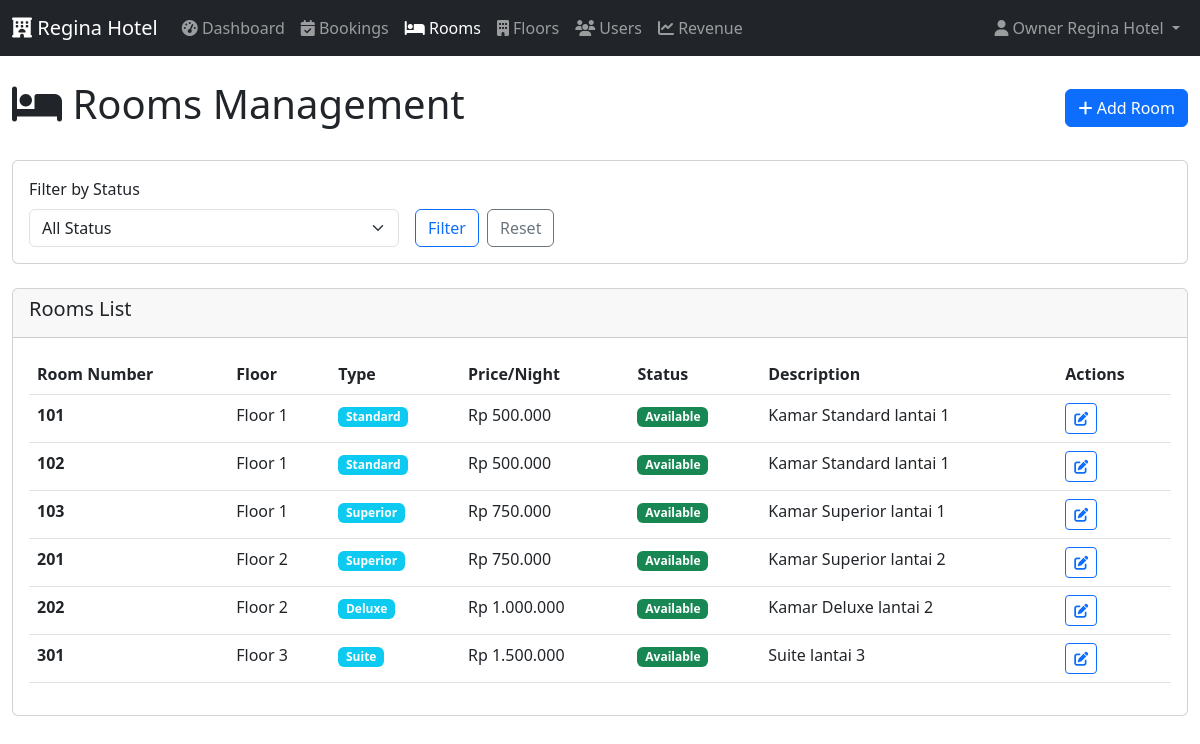
/rooms.php (signed in), run on the app's committed database.
### tables this page shows
CREATE TABLE `rooms` (
  `id` int(11) NOT NULL AUTO_INCREMENT,
  `room_number` varchar(10) NOT NULL UNIQUE,
  `type_id` int(11) NOT NULL,
  `floor_id` int(11) NOT NULL,
  `status` enum('Available','Occupied','OutOfService') DEFAULT 'Available',
  `description` text DEFAULT NULL,
  `features` text DEFAULT NULL,
  PRIMARY KEY (`id`),
  FOREIGN KEY (`type_id`) REFERENCES `room_types`(`id`),
  FOREIGN KEY (`floor_id`) REFERENCES `floors`(`id`)
);

CREATE TABLE `floors` (
  `id` int(11) NOT NULL AUTO_INCREMENT,
  `floor_number` int(11) NOT NULL UNIQUE,
  `total_rooms` int(11) DEFAULT 0,
  PRIMARY KEY (`id`)
);

CREATE TABLE `room_types` (
  `id` int(11) NOT NULL AUTO_INCREMENT,
  `type_name` varchar(50) NOT NULL UNIQUE,
  `price` decimal(10,2) NOT NULL,
  PRIMARY KEY (`id`)
);

### app/controllers/RoomController.php (called while the page is built, shortened)
<?php
class RoomController {
    private $roomModel;
    public function __construct() {
        $this->roomModel = new Room();
    }
    public function index() {
        $status = $_GET['status'] ?? '';
        $rooms = $this->roomModel->getAll($status);
        include APP_PATH . '/views/rooms/index.php';
    }
}

### app/helpers/SessionManager.php (called while the page is built, shortened)
<?php
class SessionManager {
    public static function isLoggedIn() {
        return isset($_SESSION['user_id']);
    }
    public static function getUserRole() {
        return $_SESSION['role_name'] ?? null;
    }
}

### config/config.php (called while the page is built, shortened)
<?php
require_once APP_PATH . '/helpers/SessionManager.php';
spl_autoload_register(function ($class) {
    $paths = [
        APP_PATH . '/controllers/',
        APP_PATH . '/models/',
        APP_PATH . '/helpers/',
        CONFIG_PATH . '/',
        INCLUDES_PATH . '/'
    ];
    foreach ($paths as $path) {
        $file = $path . $class . '.php';
        if (file_exists($file)) {
            return;
        }
    }
});
require_once CONFIG_PATH . '/database.php';
function isLoggedIn() {
    return SessionManager::isLoggedIn();
}
function hasPermission($allowed_roles) {
    return in_array(SessionManager::getUserRole(), $allowed_roles);
}
function formatCurrency($amount) {
    return 'Rp ' . number_format($amount, 0, ',', '.');
}

### config/database.php (called while the page is built, shortened)
<?php
class Database {
    private static $instance = null;
    private $host = 'localhost';
    private $database = 'regina_hotel';
    private $username = 'hotel_admin';
    private $password = 'passwordku123';
    private $charset = 'utf8mb4';
    private $pdo;
    private function __construct() {
        $dsn = "mysql:host={$this->host};dbname={$this->database};charset={$this->charset}";
        $options = [
            PDO::ATTR_ERRMODE            => PDO::ERRMODE_EXCEPTION,
            PDO::ATTR_DEFAULT_FETCH_MODE => PDO::FETCH_ASSOC,
            PDO::ATTR_EMULATE_PREPARES   => false,
        ];
        try {
            $this->pdo = new PDO($dsn, $this->username, $this->password, $options);
        } catch (PDOException $e) {
            error_log("Database connection error: " . $e->getMessage());
            throw new PDOException("Database connection failed. Please try again later.");
        }
    }
    public static function getInstance() {
        if (self::$instance === null) {
            self::$instance = new self();
        }
        return self::$instance;
    }
    public function query($sql, $params = []) {
        try {
            $stmt = $this->pdo->prepare($sql);
            $stmt->execute($params);
            return $stmt;
        } catch (PDOException $e) {
            error_log("Query error: " . $e->getMessage() . " SQL: " . $sql);
            throw $e;
        }
    }
    public function fetchAll($sql, $params = []) {
        $stmt = $this->query($sql, $params);
        return $stmt->fetchAll();
    }
}

### app/models/Room.php (called while the page is built, shortened)
<?php
class Room
{
    private $db;
    public function __construct()
    {
        $this->db = Database::getInstance();
    }
    public function getAll($status = null)
    {
        $sql = "SELECT r.*, rt.type_name, rt.price,
                       f.floor_number
                FROM rooms r
                JOIN room_types rt ON r.type_id = rt.id
                JOIN floors f ON r.floor_id = f.id";
        $params = [];
        $sql .= " ORDER BY r.room_number ASC";
        return $this->db->fetchAll($sql, $params);
    }
}

### app/views/rooms/index.php (the view, shortened to what this page needs)
<?php
include INCLUDES_PATH . '/header.php';
?>
<div class="row">
    <div class="col-md-12">
        <div class="d-flex justify-content-between align-items-center mb-4">
            <h1><i class="fas fa-bed"></i> Rooms Management</h1>
            <?php if (hasPermission(['Owner', 'Admin'])): ?>
                <a href="rooms.php?action=add" class="btn btn-primary">
                    <i class="fas fa-plus"></i> Add Room
                </a>
            <?php endif; ?>
        </div>
    </div>
</div>
<div class="row mb-4">
    <div class="col-md-12">
        <div class="card">
            <div class="card-body">
                <form method="GET" class="row g-3">
                    <div class="col-md-4">
                        <label for="status" class="form-label">Filter by Status</label>
                        <select name="status" id="status" class="form-select auto-submit">
                            <option value="">All Status</option>
                        </select>
                    </div>
                    <div class="col-md-8 d-flex align-items-end">
                        <button type="submit" class="btn btn-outline-primary me-2">Filter</button>
                        <a href="rooms.php" class="btn btn-outline-secondary">Reset</a>
                    </div>
                </form>
            </div>
        </div>
    </div>
</div>
<div class="row">
    <div class="col-md-12">
        <div class="card">
            <div class="card-header">
                <h5>Rooms List</h5>
            </div>
            <div class="card-body">
                <?php if (empty($rooms)): ?>
                    <div class="text-center text-muted py-5">
                        <i class="fas fa-bed fa-3x mb-3"></i>
                        <h5>No rooms found</h5>
                        <p>No rooms match your current filter criteria.</p>
                        <?php if (hasPermission(['Owner', 'Admin'])): ?>
                            <a href="rooms.php?action=add" class="btn btn-primary">Add First Room</a>
                        <?php endif; ?>
                    </div>
                <?php else: ?>
                    <div class="table-responsive">
                        <table class="table table-hover">
                            <thead>
                                <tr>
                                    <th>Room Number</th>
                                    <th>Floor</th>
                                    <th>Type</th>
                                    <th>Price/Night</th>
                                    <th>Status</th>
                                    <th>Description</th>
                                    <?php if (hasPermission(['Owner', 'Admin'])): ?>
                                        <th>Actions</th>
                                    <?php endif; ?>
                                </tr>
                            </thead>
                            <tbody>
                                <?php foreach ($rooms as $room): ?>
                                    <tr>
                                        <td>
                                            <strong><?= htmlspecialchars($room['room_number']) ?></strong>
                                        </td>
                                        <td>Floor <?= $room['floor_number'] ?></td>
                                        <td>
                                            <span class="badge bg-info"><?= htmlspecialchars($room['type_name']) ?></span>
                                        </td>
                                        <td><?= formatCurrency($room['price']) ?></td>
                                        <td>
                                            <?php
                                            $status_class = [
                                                'Available' => 'success',
                                                'Occupied' => 'warning',
                                                'OutOfService' => 'danger'
                                            ];
                                            ?>
                                            <span class="badge bg-<?= $status_class[$room['status']] ?>">
                                                <?= $room['status'] ?>
                                            </span>
                                        </td>
                                        <td>
                                            <span class="text-truncate-2" data-bs-toggle="tooltip"
                                                title="<?= htmlspecialchars($room['description']) ?>">
                                                <?= htmlspecialchars(substr($room['description'], 0, 50)) ?>
                                            </span>
                                        </td>
                                        <?php if (hasPermission(['Owner', 'Admin'])): ?>
                                            <td>
                                                <div class="btn-group btn-group-sm">
                                                    <a href="rooms.php?action=edit&id=<?= $room['id'] ?>"
                                                        class="btn btn-outline-primary" data-bs-toggle="tooltip" title="Edit">
                                                        <i class="fas fa-edit"></i>
                                                    </a>
                                                </div>
                                            </td>
                                        <?php endif; ?>
                                    </tr>
                                <?php endforeach; ?>
                            </tbody>
                        </table>
                    </div>
                <?php endif; ?>
            </div>
        </div>
    </div>
</div>
<?php include INCLUDES_PATH . '/footer.php'; ?>

### rooms.php
<?php
require_once 'config/config.php';
$rooms = new RoomController();
if (isset($_GET['action']) && $_GET['action'] === 'add') {
    $rooms->add();
} elseif (isset($_GET['action']) && $_GET['action'] === 'edit' && isset($_GET['id'])) {
    $rooms->edit($_GET['id']);
} else {
    $rooms->index();
}
?>

### includes/header.php (shortened to what this page needs)
<!DOCTYPE html>
<html lang="id">
<head>
    <link href="https://cdn.jsdelivr.net/npm/bootstrap@5.3.0/dist/css/bootstrap.min.css" rel="stylesheet">
    <link href="https://cdnjs.cloudflare.com/ajax/libs/font-awesome/6.4.0/css/all.min.css" rel="stylesheet">
    <link href="<?= ASSETS_URL ?>/css/style.css" rel="stylesheet">
</head>
<body>
    <?php if (isset($_SESSION['user_id'])): ?>
        <nav class="navbar navbar-expand-lg navbar-dark bg-dark">
            <div class="container-fluid">
                <a class="navbar-brand" href="<?= BASE_URL ?>/dashboard.php">
                    <i class="fas fa-hotel"></i> Regina Hotel
                </a>
                <div class="collapse navbar-collapse" id="navbarNav">
                    <ul class="navbar-nav me-auto">
                        <li class="nav-item">
                            <a class="nav-link <?= basename($_SERVER['PHP_SELF']) == 'dashboard.php' ? 'active' : '' ?>"
                                href="<?= BASE_URL ?>/dashboard.php">
                                <i class="fas fa-tachometer-alt"></i> Dashboard
                            </a>
                        </li>
                        <li class="nav-item">
                            <a class="nav-link <?= basename($_SERVER['PHP_SELF']) == 'bookings.php' ? 'active' : '' ?>"
                                href="<?= BASE_URL ?>/bookings.php">
                                <i class="fas fa-calendar-check"></i> Bookings
                            </a>
                        </li>
                        <li class="nav-item">
                            <a class="nav-link <?= basename($_SERVER['PHP_SELF']) == 'rooms.php' ? 'active' : '' ?>"
                                href="<?= BASE_URL ?>/rooms.php">
                                <i class="fas fa-bed"></i> Rooms
                            </a>
                        </li>
                        <?php if (hasPermission(['Owner', 'Admin'])): ?>
                            <li class="nav-item">
                                <a class="nav-link <?= basename($_SERVER['PHP_SELF']) == 'floors.php' ? 'active' : '' ?>"
                                    href="<?= BASE_URL ?>/floors.php">
                                    <i class="fas fa-building"></i> Floors
                                </a>
                            </li>
                            <li class="nav-item">
                                <a class="nav-link <?= basename($_SERVER['PHP_SELF']) == 'users.php' ? 'active' : '' ?>"
                                    href="<?= BASE_URL ?>/users.php">
                                    <i class="fas fa-users"></i> Users
                                </a>
                            </li>
                            <li class="nav-item">
                                <a class="nav-link <?= basename($_SERVER['PHP_SELF']) == 'revenue.php' ? 'active' : '' ?>"
                                    href="<?= BASE_URL ?>/revenue.php">
                                    <i class="fas fa-chart-line"></i> Revenue
                                </a>
                            </li>
                        <?php endif; ?>
                    </ul>
                    <ul class="navbar-nav">
                        <li class="nav-item dropdown">
                            <a class="nav-link dropdown-toggle" href="#" role="button" data-bs-toggle="dropdown">
                                <i class="fas fa-user"></i> <?= $_SESSION['name'] ?>
                            </a>
                        </li>
                    </ul>
                </div>
            </div>
        </nav>
    <?php endif; ?>
    <main class="<?= isset($_SESSION['user_id']) ? 'container-fluid mt-4' : '' ?>">

### includes/footer.php (shortened to what this page needs)
    </main>
</body>
</html>

### data on the page
rooms: room_number "101", floor.floor_number "1", type.type_name "Standard", type.price "Rp 500.000", status "Available", description "Kamar Standard lantai 1"
rooms: room_number "102", floor.floor_number "1", type.type_name "Standard", type.price "Rp 500.000", status "Available", description "Kamar Standard lantai 1"
rooms: room_number "103", floor.floor_number "1", type.type_name "Superior", type.price "Rp 750.000", status "Available", description "Kamar Superior lantai 1"
rooms: room_number "201", floor.floor_number "2", type.type_name "Superior", type.price "Rp 750.000", status "Available", description "Kamar Superior lantai 2"
rooms: room_number "202", floor.floor_number "2", type.type_name "Deluxe", type.price "Rp 1.000.000", status "Available", description "Kamar Deluxe lantai 2"
rooms: room_number "301", floor.floor_number "3", type.type_name "Suite", type.price "Rp 1.500.000", status "Available", description "Suite lantai 3"

### other printed values
$_SESSION['name'] "Owner Regina Hotel"
